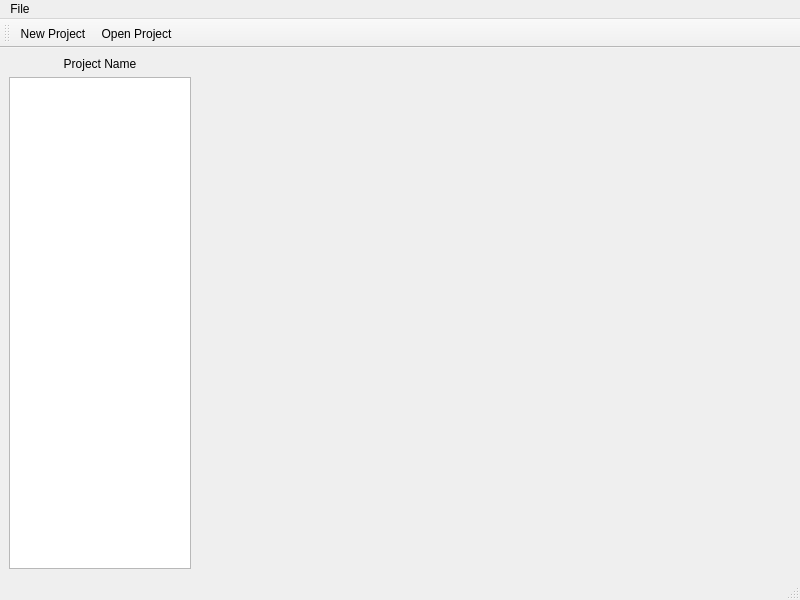
<?xml version="1.0" encoding="UTF-8"?>
<ui version="4.0">
 <class>MainWindow</class>
 <widget class="QMainWindow" name="MainWindow">
  <property name="geometry">
   <rect>
    <x>0</x>
    <y>0</y>
    <width>800</width>
    <height>600</height>
   </rect>
  </property>
  <property name="windowTitle">
   <string>MainWindow</string>
  </property>
  <property name="autoFillBackground">
   <bool>false</bool>
  </property>
  <widget class="QWidget" name="centralwidget">
   <property name="autoFillBackground">
    <bool>false</bool>
   </property>
   <layout class="QHBoxLayout" name="horizontalLayout">
    <item>
     <layout class="QVBoxLayout" name="verticalLayout">
      <property name="sizeConstraint">
       <enum>QLayout::SizeConstraint::SetDefaultConstraint</enum>
      </property>
      <item>
       <widget class="QLabel" name="label">
        <property name="text">
         <string>Project Name</string>
        </property>
        <property name="alignment">
         <set>Qt::AlignmentFlag::AlignCenter</set>
        </property>
       </widget>
      </item>
      <item>
       <widget class="QTreeView" name="treeView"/>
      </item>
     </layout>
    </item>
    <item>
     <layout class="QFormLayout" name="formLayout">
      <property name="leftMargin">
       <number>600</number>
      </property>
     </layout>
    </item>
   </layout>
  </widget>
  <widget class="QMenuBar" name="menubar">
   <property name="geometry">
    <rect>
     <x>0</x>
     <y>0</y>
     <width>800</width>
     <height>23</height>
    </rect>
   </property>
   <widget class="QMenu" name="menuFile">
    <property name="title">
     <string>File</string>
    </property>
    <addaction name="actionNew_Project"/>
    <addaction name="actionOpen_Project"/>
   </widget>
   <addaction name="menuFile"/>
  </widget>
  <widget class="QStatusBar" name="statusbar"/>
  <widget class="QToolBar" name="toolBar">
   <property name="windowTitle">
    <string>toolBar</string>
   </property>
   <attribute name="toolBarArea">
    <enum>TopToolBarArea</enum>
   </attribute>
   <attribute name="toolBarBreak">
    <bool>false</bool>
   </attribute>
   <addaction name="actionNew_Project"/>
   <addaction name="actionOpen_Project"/>
  </widget>
  <action name="actionNew_Project">
   <property name="icon">
    <iconset theme="QIcon::ThemeIcon::DocumentNew"/>
   </property>
   <property name="text">
    <string>New Project</string>
   </property>
  </action>
  <action name="actionOpen_Project">
   <property name="icon">
    <iconset theme="QIcon::ThemeIcon::DocumentOpen"/>
   </property>
   <property name="text">
    <string>Open Project</string>
   </property>
  </action>
 </widget>
 <resources/>
 <connections/>
</ui>
